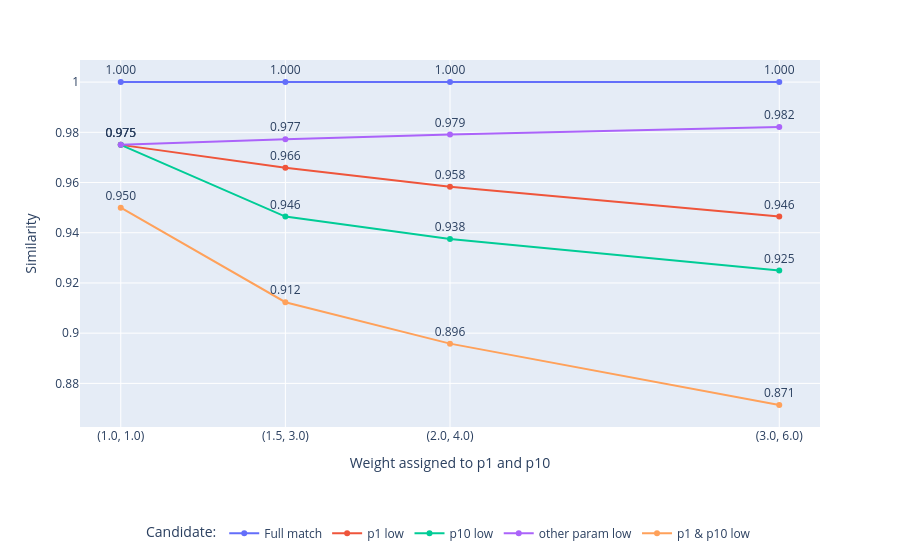

Notebook code cell kept with this figure:
### Code cell
import plotly.express as px

# Mapeia nomes longos para rótulos mais curtos
label_map = {
    "cand_A1_full_match_all_given_then": "Full match",
    "cand_B1_error_only_p1_threshold_low": "p1 low",
    "cand_C1_error_only_p10_threshold_low": "p10 low",
    "cand_D1_errors_other_params_p2_low_p1_p10_correct": "other param low",
    "cand_E1_errors_p1_p10_both_threshold_low": "p1 & p10 low",
}

# 1) ordenar para as linhas ficarem “certinhas”
df_plot = df_w.sort_values(['candidate_name', 'w_p1']).copy()
df_plot["candidate_label"] = df_plot["candidate_name"].map(label_map).fillna(df_plot["candidate_name"])

# 2) gráfico de linhas: uma linha por candidato, x = peso, y = similaridade
fig = px.line(
    df_plot,
    x='w_p1',                      # peso de p1 (e p10)
    y='similarity_result',         # similaridade diagnosed–candidate
    color='candidate_label',       # usa os nomes curtos
    markers=True,
    text=df_plot['similarity_result'].map(lambda v: f"{v:.3f}"),
    labels={
        'w_p1': 'Weight assigned to p1 and p10',
        'similarity_result': 'Similarity',
        'candidate_label': 'Candidate'
    }
)

# 3) colocar os valores de similaridade acima dos pontos
fig.update_traces(textposition='top center')

# valores fixos desejados no eixo X
x_vals   = [1.0, 1.5, 2.0, 3.0]
x_labels = ["(1.0, 1.0)", "(1.5, 3.0)", "(2.0, 4.0)", "(3.0, 6.0)"]

# 4) ajustar eixo X e legenda embaixo, horizontal
fig.update_layout(
    legend_title_text='Candidate:',
    legend=dict(
        orientation='h',
        x=0.5,
        xanchor='center',
        y=-0.25,
        yanchor='top'
    ),
    xaxis=dict(
        tickmode='array',
        tickvals=x_vals,      # posições no eixo (w_p1)
        ticktext=x_labels     # rótulos mostrando (w_p1, w_p10)
    )
)

fig.show()

### Figure 1 — Plotly figure (JSON) as saved in the notebook; plotly's stock layout.template omitted (floating-point values rounded to 4 significant figures)
{"data": [{"hovertemplate": "Candidate=Full match<br>Weight assigned to p1 and p10=%{x}<br>Similarity=%{y}<br>text=%{text}<extra></extra>", "legendgroup": "Full match", "line": {"color": "#636efa", "dash": "solid"}, "marker": {"symbol": "circle"}, "mode": "lines+markers+text", "name": "Full match", "orientation": "v", "showlegend": true, "text": ["1.000", "1.000", "1.000", "1.000"], "textposition": "top center", "type": "scatter", "x": [1.0, 1.5, 2.0, 3.0], "xaxis": "x", "y": [1.0, 1.0, 1.0, 1.0], "yaxis": "y"}, {"hovertemplate": "Candidate=p1 low<br>Weight assigned to p1 and p10=%{x}<br>Similarity=%{y}<br>text=%{text}<extra></extra>", "legendgroup": "p1 low", "line": {"color": "#EF553B", "dash": "solid"}, "marker": {"symbol": "circle"}, "mode": "lines+markers+text", "name": "p1 low", "orientation": "v", "showlegend": true, "text": ["0.975", "0.966", "0.958", "0.946"], "textposition": "top center", "type": "scatter", "x": [1.0, 1.5, 2.0, 3.0], "xaxis": "x", "y": [0.975, 0.9659, 0.9583, 0.9464], "yaxis": "y"}, {"hovertemplate": "Candidate=p10 low<br>Weight assigned to p1 and p10=%{x}<br>Similarity=%{y}<br>text=%{text}<extra></extra>", "legendgroup": "p10 low", "line": {"color": "#00cc96", "dash": "solid"}, "marker": {"symbol": "circle"}, "mode": "lines+markers+text", "name": "p10 low", "orientation": "v", "showlegend": true, "text": ["0.975", "0.946", "0.938", "0.925"], "textposition": "top center", "type": "scatter", "x": [1.0, 1.5, 2.0, 3.0], "xaxis": "x", "y": [0.975, 0.9464, 0.9375, 0.925], "yaxis": "y"}, {"hovertemplate": "Candidate=other param low<br>Weight assigned to p1 and p10=%{x}<br>Similarity=%{y}<br>text=%{text}<extra></extra>", "legendgroup": "other param low", "line": {"color": "#ab63fa", "dash": "solid"}, "marker": {"symbol": "circle"}, "mode": "lines+markers+text", "name": "other param low", "orientation": "v", "showlegend": true, "text": ["0.975", "0.977", "0.979", "0.982"], "textposition": "top center", "type": "scatter", "x": [1.0, 1.5, 2.0, 3.0], "xaxis": "x", "y": [0.975, 0.9773, 0.9792, 0.9821], "yaxis": "y"}, {"hovertemplate": "Candidate=p1 & p10 low<br>Weight assigned to p1 and p10=%{x}<br>Similarity=%{y}<br>text=%{text}<extra></extra>", "legendgroup": "p1 & p10 low", "line": {"color": "#FFA15A", "dash": "solid"}, "marker": {"symbol": "circle"}, "mode": "lines+markers+text", "name": "p1 & p10 low", "orientation": "v", "showlegend": true, "text": ["0.950", "0.912", "0.896", "0.871"], "textposition": "top center", "type": "scatter", "x": [1.0, 1.5, 2.0, 3.0], "xaxis": "x", "y": [0.95, 0.9123, 0.8958, 0.8714], "yaxis": "y"}], "layout": {"legend": {"orientation": "h", "title": {"text": "Candidate:"}, "tracegroupgap": 0, "x": 0.5, "xanchor": "center", "y": -0.25, "yanchor": "top"}, "margin": {"t": 60}, "xaxis": {"anchor": "y", "domain": [0, 1], "tickmode": "array", "ticktext": ["(1.0, 1.0)", "(1.5, 3.0)", "(2.0, 4.0)", "(3.0, 6.0)"], "tickvals": [1, 1.5, 2, 3], "title": {"text": "Weight assigned to p1 and p10"}}, "yaxis": {"anchor": "x", "domain": [0, 1], "title": {"text": "Similarity"}}}}
